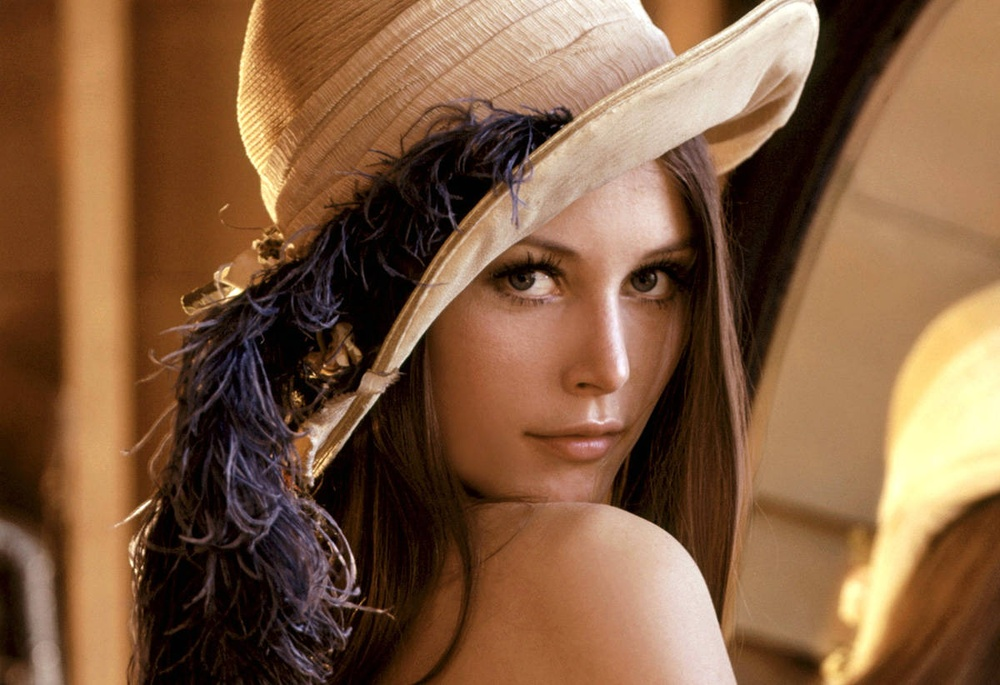
//> input picture assets/lena.jpg, 1000 x 685 px, shrunk from 1200 x 822 before the run
$ ./image_segmentation_with_slider assets/lena.jpg   (built with g++ and OpenCV 4)
//> lines starting //> are read from the running program, lines starting //| are printed output that depends on the picture
#include <complex>
#include <iostream>

#include <opencv2/core.hpp>
#include <opencv2/core/types.hpp>
#include <opencv2/highgui.hpp>
#include <opencv2/highgui/highgui.hpp>
#include <opencv2/imgproc.hpp>
#include <opencv2/imgproc/imgproc.hpp>
#include <vector>

using namespace std;
using namespace cv;

Mat img, binaryImg;
Mat rgbChannel[3];
vector<vector<Point>> contours;
int slider = 1;
int slider_max = 255;

void on_trackbar(int pos, void *){
    threshold(rgbChannel[0], binaryImg, pos, 255, THRESH_BINARY);
    imshow("Segmentation App", binaryImg);
}

int main(int argc, char *argv[]){
    img = imread("../assets/image.jpg");
//> image.jpg cannot be read in this run, so this picture is empty
    if(argc > 1) img = imread(argv[1]);
//> img is the input picture: 685 rows x 1000 cols, CV_8UC3; mean B, G, R 64.3, 92.9, 129.7

    split(img, rgbChannel); // [R, G, B]
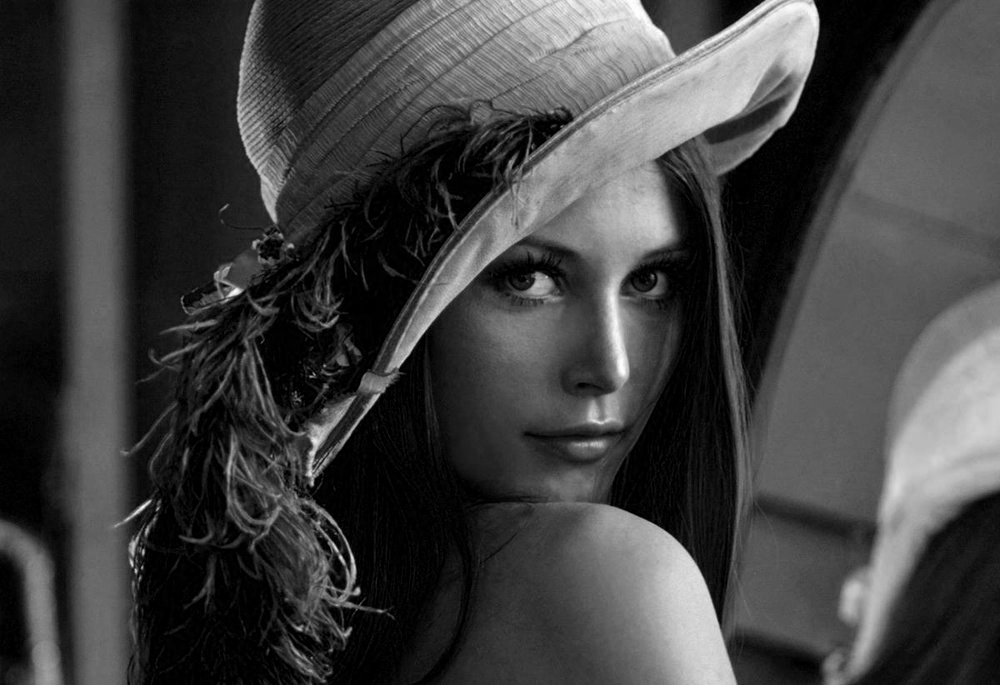
//> rgbChannel[0]: 685 rows x 1000 cols, CV_8UC1; min 0, max 255, mean 64.3
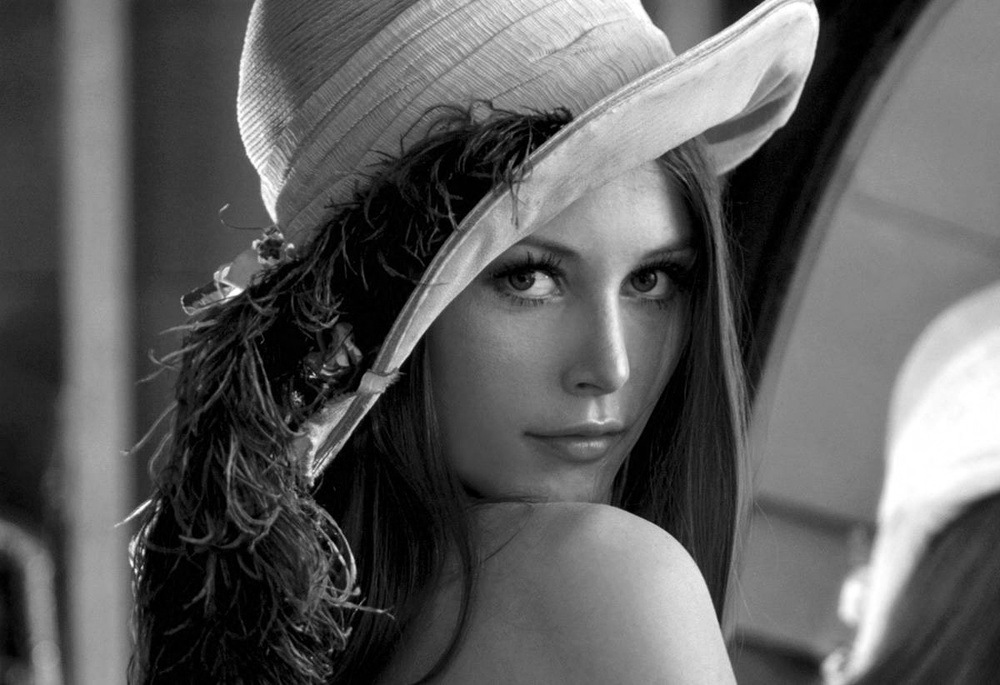
//> rgbChannel[1]: 685 rows x 1000 cols, CV_8UC1; min 0, max 255, mean 92.9
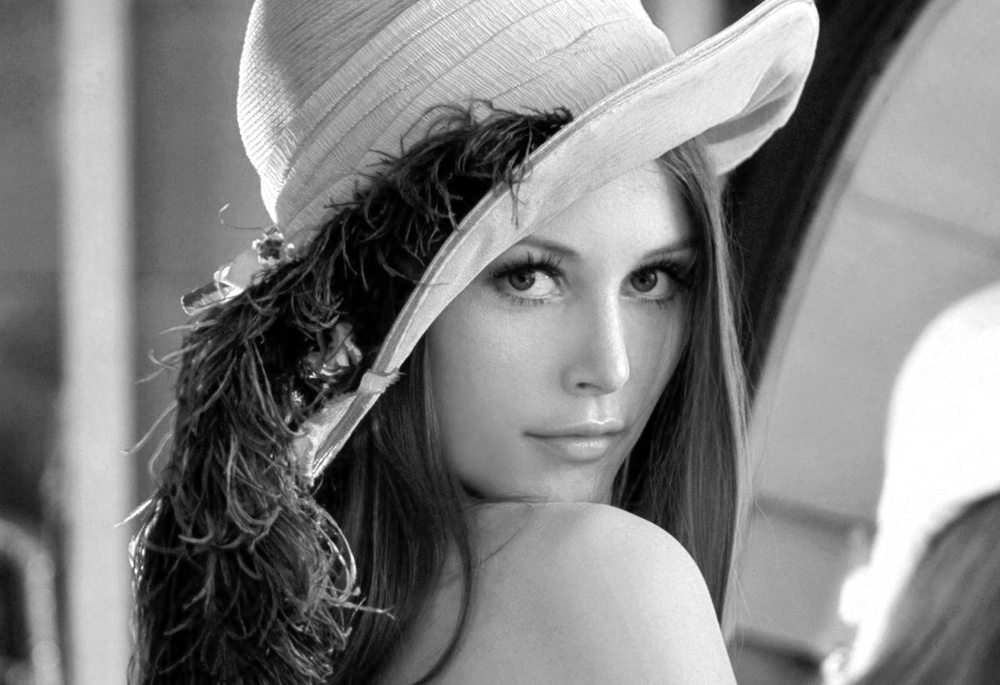
//> rgbChannel[2]: 685 rows x 1000 cols, CV_8UC1; min 0, max 255, mean 129.7

    namedWindow("Segmentation App", WINDOW_FREERATIO);
    createTrackbar("Threshold Slider", "Segmentation App", &slider, slider_max, on_trackbar);

    while(char(waitKey(1)) != 'q') {}
//> in on_trackbar, `threshold(rgbChannel[0], binaryImg, pos, 255, THRESH_BINARY);`:
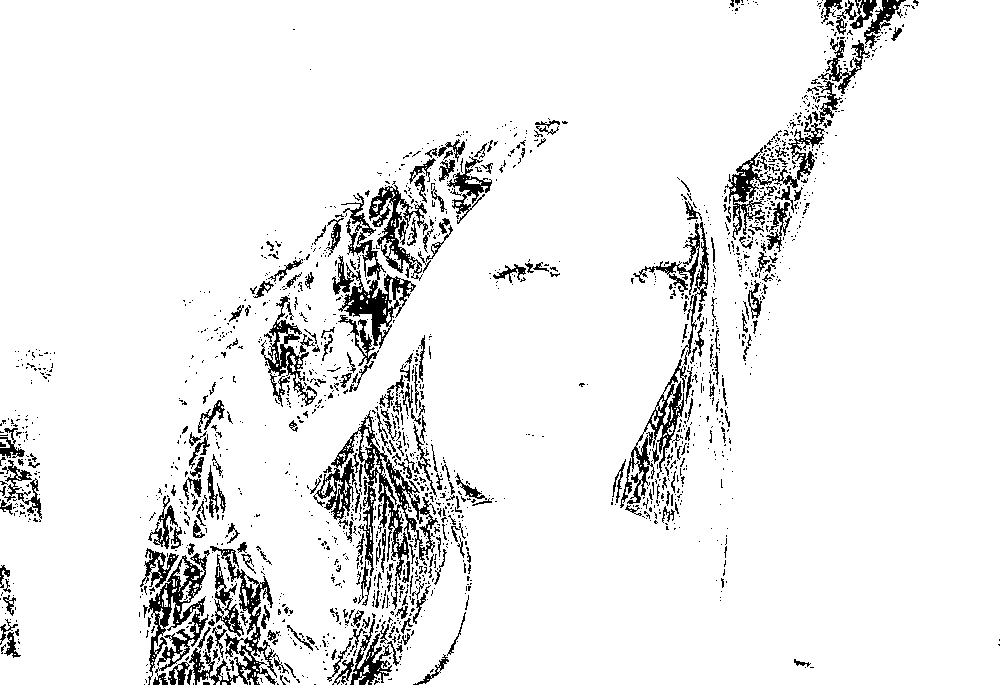
//> binaryImg: 685 rows x 1000 cols, CV_8UC1; 92.6% white; black in thin lines or dots
//> the 'q' key is pressed
    return 0;
}
